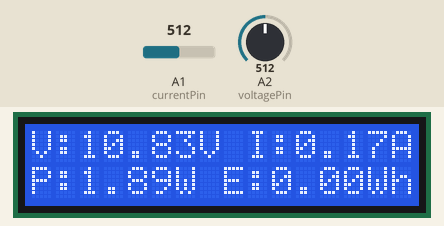
Bench run of a sketch on a simulated Arduino Uno, built with avr-gcc and run on an emulated ATmega328P. Parts: 16×2 character LCD. The test bench sets the inputs (shaded band); at power-on: A1 (currentPin) = 512, A2 (voltagePin) = 512. What the sketch prints to the serial monitor is not drawn.

Above: at 3.6 s.
3.7 s: A1 (currentPin) set to 716
At 5.5 s:
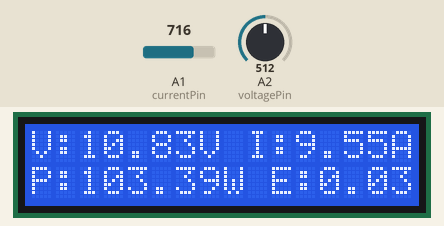
7.7 s: A2 (voltagePin) set to 716
At 10.2 s:
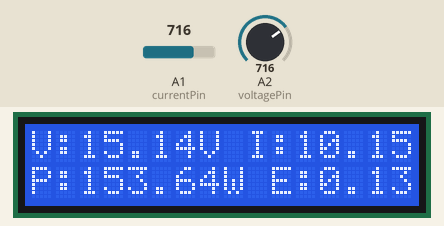
12.4 s: A1 (currentPin) set to 900
At 13.4 s:
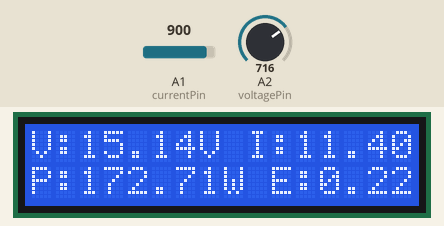
15.6 s: A2 (voltagePin) set to 900
At 18.2 s:
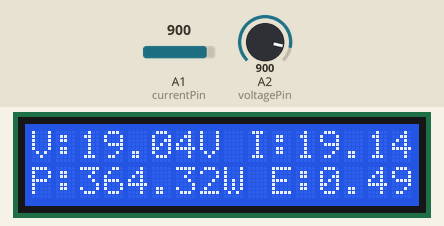
20.3 s: A1 (currentPin) set to 1023
At 21.3 s:
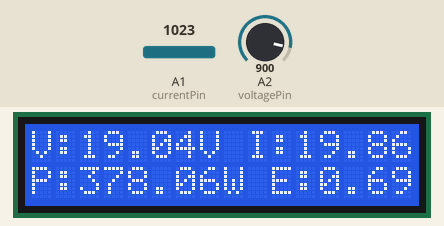
23.5 s: A2 (voltagePin) set to 1023
At 26.1 s:
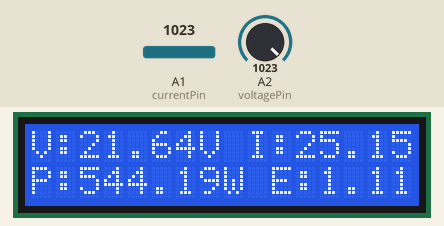
Timing chart, 0 to 27.6 s (numbered marks = the images above; inputs shaded):
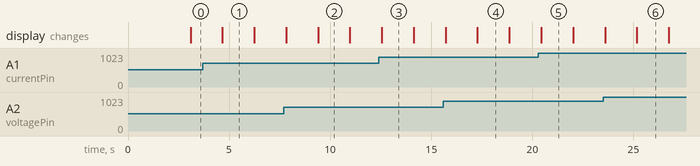

Measured:
- after the input at 3.7 s, the display: changes after 0.97 s (image 1)
- what the display in image 1 shows lasts 1.5 s, from 4.7 s to 6.2 s

The sketch:

elelele.ino
```cpp
#include <ACS712.h>
#include <Wire.h>
#include <LiquidCrystal.h>

// Initialize LCD (LCD Keypad Shield uses these pins)
LiquidCrystal lcd(8, 9, 4, 5, 6, 7);

// Pin definitions
const int voltagePin = A2;  // Voltage sensor on A2
const int currentPin = A1;  // Current sensor on A1

// Voltage Divider Values for Resistors
const float R1 = 9650.0;
const float R2 = 2900.0;

// Calibration for ACS 712
const float sensitivity = 0.100;
const float vRef = 5;
const float vOffset = 2.485;

// Global Variables
float voltage = 0.0;
float current = 0.0;
float power = 0.0;
float energy = 0.0;
unsigned long lastTime = 0;
unsigned long interval = 1000;

void setup() {
  Serial.begin(9600); // Initialize Serial Communication

  // Initialize LCD
  lcd.begin(16, 2); // Set up the LCD's number of columns and rows
  lcd.setCursor(1, 0);
  lcd.print("Power & Energy");
  lcd.setCursor(5, 1);
  lcd.print("Meter");
  delay(2000);
}

void loop() {
  // Measure Voltage
  voltage = measureVoltage();

  // Measure Current
  current = measureCurrent();

  // Calculate Power (P = V * I)
  power = voltage * current;

  // Update Energy (Energy = Power * time in Watt-hours)
  unsigned long currentTime = millis();
  if (currentTime - lastTime >= interval) {
    float timeInHours = (interval / 3600000.0);
    energy += power * timeInHours; // Energy in Watt-hour (Wh)
    lastTime = currentTime;
  }

  // Display data on LCD
  displayData(voltage, current, power, energy);

  // Debug info in Serial Monitor
  Serial.print("Voltage: ");
  Serial.print(voltage); Serial.println(" V");
  Serial.print("Current: ");
  Serial.print(current); Serial.println(" A");
  Serial.print("Power: ");
  Serial.print(power); Serial.println(" W ");
  Serial.print("Energy: ");
  Serial.print(energy); Serial.println(" Wh");

  Serial.println("---------------------------------------");

  delay(500);
}

// Function to measure voltage using a Voltage Divider
float measureVoltage() {
  int sensorValue = analogRead(voltagePin);
  float adcVoltage = (sensorValue / 1023.0) * 5.0;
  float actualVoltage = adcVoltage / (R2 / (R1 + R2));
  return actualVoltage;
}

// Function to measure current using ACS 712
float measureCurrent() {
  int numReadings = 100;
  float total = 0.0;
  for (int i = 0; i < numReadings; i++) {  // Take 100 samples
      int sensorValue = analogRead(currentPin);
      float adcVoltage = (sensorValue / 1023.0) * 5.0;
      total += (adcVoltage - vOffset) / sensitivity; // Convert to current in Amps
      delay(10); // short delay between readings
  }
  return total / numReadings; // Return average current
}

// Function to display data on the LCD
void displayData(float voltage, float current, float power, float energy) {
  lcd.clear(); // Clear the LCD

  // Display voltage and current on the first line
  lcd.setCursor(0, 0);
  lcd.print("V:");
  lcd.print(voltage, 2);
  lcd.print("V I:");
  lcd.print(current, 2);
  lcd.print("A");

  // Display power and energy on the second line
  lcd.setCursor(0, 1);
  lcd.print("P:");
  lcd.print(power, 2);
  lcd.print("W E:");
  lcd.print(energy, 2);
  lcd.print("Wh");
}
```
